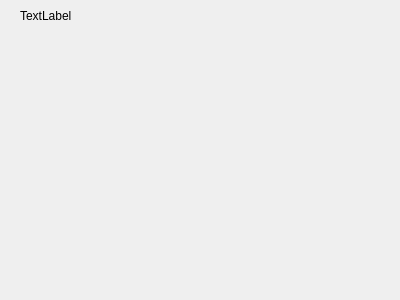
<?xml version="1.0" encoding="UTF-8"?>
<ui version="4.0">
 <class>ChatWidget</class>
 <widget class="QWidget" name="ChatWidget">
  <property name="geometry">
   <rect>
    <x>0</x>
    <y>0</y>
    <width>400</width>
    <height>300</height>
   </rect>
  </property>
  <property name="windowTitle">
   <string>Form</string>
  </property>
  <widget class="QLabel" name="chatTargetNameLabel">
   <property name="geometry">
    <rect>
     <x>20</x>
     <y>10</y>
     <width>54</width>
     <height>12</height>
    </rect>
   </property>
   <property name="text">
    <string>TextLabel</string>
   </property>
  </widget>
 </widget>
 <resources/>
 <connections/>
</ui>
